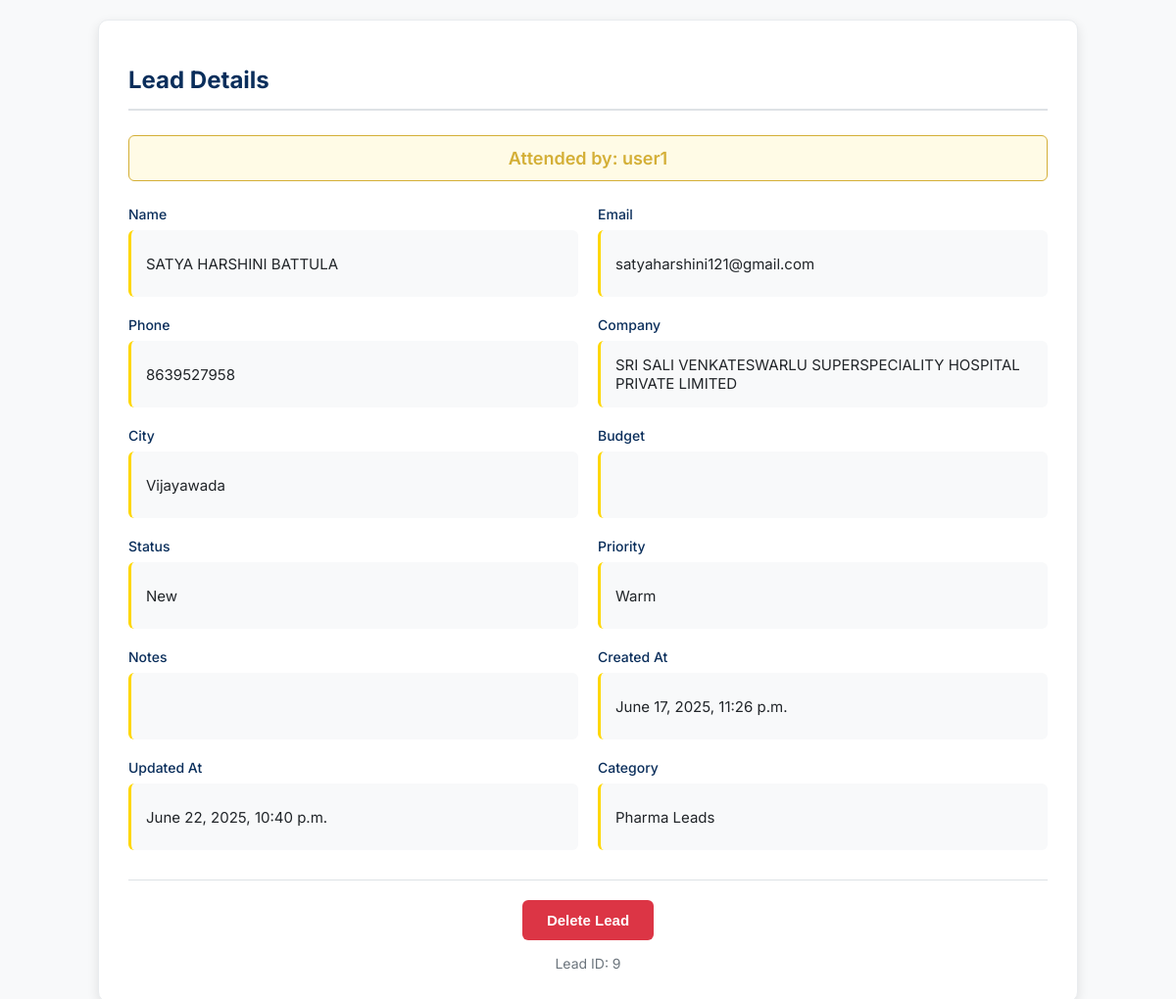
The page /viewLead/9/ (signed in) on the database its author committed.
### salesmanPanel/models.py (models this page shows, shortened)
class Lead(models.Model):
    STATUS_CHOICES = [
        ('New', 'New'),
        ('Contacted', 'Contacted'),
        ('In Discussion', 'In Discussion'),
        ('Not Interested', 'Not Interested'),
        ('Converted', 'Converted'),
    ]
    PRIORITY_CHOICES = [
        ('Hot', 'Hot'),
        ('Warm', 'Warm'),
        ('Cold', 'Cold'),
    ]
    name = models.CharField(max_length=100)
    email = models.EmailField()
    phone = models.CharField(max_length=15)
    city = models.CharField(max_length=100, blank=True)
    company = models.CharField(max_length=100, blank=True)
    role = models.CharField(max_length=100, blank=True)
    interest = models.TextField(null=True)
    budget = models.CharField(max_length=50, blank=True)
    lead_source = models.CharField(max_length=100, blank=True)
    status = models.CharField(max_length=20, choices=STATUS_CHOICES, default='New')
    priority = models.CharField(max_length=10, choices=PRIORITY_CHOICES, default='Warm')
    notes = models.TextField(blank=True)
    assigned_to = models.ForeignKey(settings.AUTH_USER_MODEL, on_delete=models.SET_NULL, null=True, blank=True)
    created_at = models.DateTimeField(auto_now_add=True)
    updated_at = models.DateTimeField(auto_now=True)
    category = models.ForeignKey('category', on_delete=models.SET_NULL, null=True, blank=True)

class CustomUser(AbstractUser):
    phone = models.CharField(max_length=15)
    address = models.TextField(blank=True)
    region = models.CharField(max_length=100)
    is_approved = models.BooleanField(default=False)
    def __str__(self):
        return self.username

class category(models.Model):
    name = models.CharField(max_length=100, unique=True)
    description = models.TextField(blank=True)
    def __str__(self):
        return self.name
    class Meta:
        verbose_name_plural = "Categories"
        ordering = ['name']

### salesmanPanel/views.py (the view)
# urls.py: path('viewLead/<int:lead_id>/', views.viewLead, name='viewLead'),
def viewLead(request, lead_id):
    if not request.user.is_authenticated:
        return redirect('loginSalesman')  # Redirect to login if user is not authenticated
    try:
        lead = Lead.objects.get(id=lead_id)  # Get the lead assigned to the logged-in user
    except Lead.DoesNotExist:
        messages.error(request, "Lead does not exist or you do not have permission to view it")
        return redirect('adminDashboard/')  # Redirect to dashboard if lead does not exist
    context = {'lead': lead}  # Pass the lead to
    return render(request, 'salesmanPortal/viewLead.html', context)  # Render the view lead template

### templates/salesmanPortal/viewLead.html (shortened to what this page needs)
<!DOCTYPE html>
<html lang="en">
<head>
</head>
<body>
    <div class="lead-container">
        <h1 class="lead-header">Lead Details</h1>
        {% if lead.id %}
        <div class="assigned-to">Attended by: {{ lead.assigned_to }}</div>
        <div class="lead-details">
            <div class="detail-item">
                <span class="detail-label">Name</span>
                <div class="detail-value">{{ lead.name }}</div>
            </div>
            <div class="detail-item">
                <span class="detail-label">Email</span>
                <div class="detail-value">{{ lead.email }}</div>
            </div>
            <div class="detail-item">
                <span class="detail-label">Phone</span>
                <div class="detail-value">{{ lead.phone }}</div>
            </div>
            <div class="detail-item">
                <span class="detail-label">Company</span>
                <div class="detail-value">{{ lead.company }}</div>
            </div>
            <div class="detail-item">
                <span class="detail-label">City</span>
                <div class="detail-value">{{ lead.city }}</div>
            </div>
            <div class="detail-item">
                <span class="detail-label">Budget</span>
                <div class="detail-value">{{ lead.budget }}</div>
            </div>
            <div class="detail-item">
                <span class="detail-label">Status</span>
                <div class="detail-value">{{ lead.status }}</div>
            </div>
            <div class="detail-item">
                <span class="detail-label">Priority</span>
                <div class="detail-value">{{ lead.priority }}</div>
            </div>
            <div class="detail-item">
                <span class="detail-label">Notes</span>
                <div class="detail-value">{{ lead.notes }}</div>
            </div>
            <div class="detail-item">
                <span class="detail-label">Created At</span>
                <div class="detail-value">{{ lead.created_at }}</div>
            </div>
            <div class="detail-item">
                <span class="detail-label">Updated At</span>
                <div class="detail-value">{{ lead.updated_at }}</div>
            </div>
            <div class="detail-item">
                <span class="detail-label">Category</span>
                <div class="detail-value">{{ lead.category }}</div>
            </div>
        </div>
        <div class="actions-section">
            <button class="delete-btn" onclick="deleteLead({{ lead.id }})">
                Delete Lead
            </button>
            <div class="lead-id">Lead ID: {{ lead.id }}</div>
        </div>
        {% else %}
        <div class="error-message">Error: Lead ID missing</div>
        {% endif %}
    </div>
</body>
</html>

### templates/salesmanPortal/viewLead.html (style rules this page uses)
:root { --ki-primary-blue: #0A2E5B; --ki-secondary-gold: #FFD700; --ki-dark-gold: #D4AF37; --ki-light-gold-bg: #FFFBE6; --body-bg: #F8F9FA; --card-bg: #FFFFFF; --text-dark: #212529; --text-muted: #6c757d; --border-color-light: #e9ecef; --border-color-medium: #dee2e6; --box-shadow-subtle: 0 4px 12px rgba(0, 0, 0, 0.1); --transition-speed: 0.2s ease; --border-radius-lg: 10px; --border-radius-md: 6px; --detail-value-bg: #F8F9FA; --detail-value-border: var(--ki-secondary-gold); --assigned-to-bg: var(--ki-light-gold-bg); --assigned-to-text: var(--ki-dark-gold); --delete-btn-bg: #dc3545; --delete-btn-hover-bg: #c82333; }
body { font-family: 'Inter', sans-serif; background-color: var(--body-bg); color: var(--text-dark); margin: 0; padding: 20px; min-height: 100vh; display: flex; flex-direction: column; }
.lead-container { width: 100%; max-width: 1000px; margin: 0 auto; background-color: var(--card-bg); border-radius: var(--border-radius-lg); box-shadow: var(--box-shadow-subtle); padding: 30px; border: 1px solid var(--border-color-light); box-sizing: border-box; }
.lead-header { color: var(--ki-primary-blue); border-bottom: 2px solid var(--border-color-medium); padding-bottom: 15px; margin-bottom: 25px; font-size: 24px; font-weight: 700; }
.assigned-to { background-color: var(--assigned-to-bg); color: var(--assigned-to-text); padding: 12px 15px; border-radius: var(--border-radius-md); margin-bottom: 25px; font-weight: 600; font-size: 18px; text-align: center; border: 1px solid var(--ki-dark-gold); }
.lead-details { display: grid; grid-template-columns: repeat(auto-fill, minmax(300px, 1fr)); gap: 20px; margin-bottom: 20px; }
.detail-item { margin-bottom: 0; }
.detail-label { font-weight: 500; color: var(--ki-primary-blue); margin-bottom: 8px; font-size: 14px; display: block; }
.detail-value { padding: 12px 15px; background-color: var(--detail-value-bg); border-radius: var(--border-radius-md); border-left: 3px solid var(--detail-value-border); min-height: 44px; display: flex; align-items: center; font-size: 15px; word-break: break-word; }
.actions-section { margin-top: 30px; padding-top: 20px; border-top: 1px solid var(--border-color-medium); display: flex; flex-direction: column; align-items: center; gap: 15px; }
.delete-btn { background-color: var(--delete-btn-bg); color: white; border: none; padding: 12px 25px; border-radius: var(--border-radius-md); cursor: pointer; font-weight: 600; transition: all var(--transition-speed); font-size: 15px; }
.lead-id { color: var(--text-muted); font-size: 14px; }

### rows shown on the page
Lead: assigned_to "user1", name "SATYA HARSHINI BATTULA", email "satyaharshini121@gmail.com", phone "8639527958", company "SRI SALI VENKATESWARLU SUPERSPECIALITY HOSPITAL PRIVATE LIMITED", city "Vijayawada", status "New", priority "Warm", created_at "June 17, 2025, 11:26 p.m.", updated_at "June 22, 2025, 10:40 p.m.", category "Pharma Leads", id "9"
